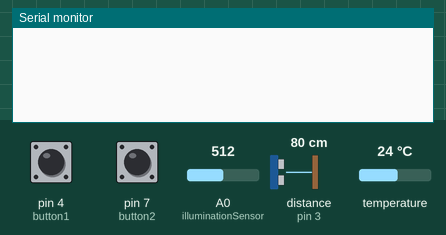
This sketch was run on a simulated Arduino Uno, built with avr-gcc and run on an emulated ATmega328P. On the bench: the last lines printed to the serial monitor. Wiring (inferred from the names in the program): ultrasonic range finder: trigger pin 5; echo pin 3. Inputs (shaded band) come from the test bench; at power-on: pin 4 (button1) LOW, pin 7 (button2) LOW, distance to the obstacle (sensor on pin 3) 80 cm, temperature 24 °C, A0 (illuminationSensor) = 512. The echo pulse lasts 58.3 µs per cm.

Above: at 1.5 s.
1.6 s: pin 4 (button1) pulled HIGH for 1 s
At 2.6 s:
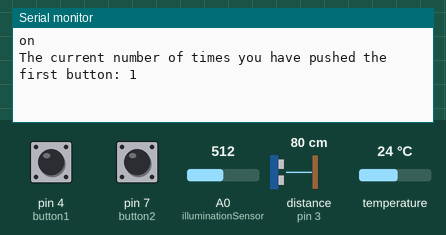
4.1 s: pin 7 (button2) pulled HIGH for 1 s
At 6.4 s:
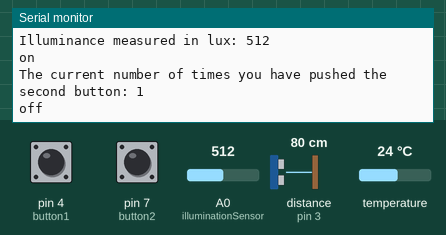
6.6 s: distance to the obstacle (sensor on pin 3) set to 2 cm
8.1 s: temperature set to 12 °C
At 9.5 s:
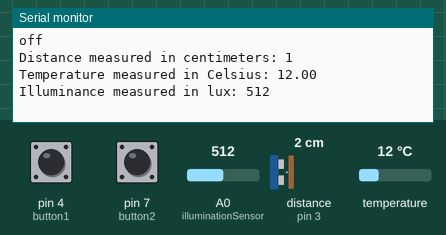

The sketch:

project.ino
```cpp
#include "TimerOne.h"
#include <OneWire.h>
#include <DallasTemperature.h>

  #define temp_sensor 2
  OneWire oneWire(temp_sensor);
  DallasTemperature sensors(&oneWire);

  const int trigPin = 5; //for ultrasonic sensor
  const int echoPin = 3;
  volatile unsigned long duration;
  int distance;

  volatile float Temperature; //for temperature sensor

  unsigned int illumination; // for photosensor
  const int illuminationSensor = A0;

  int button1 = 4;
  int button2 = 7;
  int button1NumberOfPushes = 0;
  int button2NumberOfPushes = 0;
  int button1BeginningState = LOW;
  int button2BeginningState = LOW;
  int button1EndingState = LOW;
  int button2EndingState = LOW;

  int interval = 5000; //5 seconds
  long timeOfLastIteration = 0.0;
  long timepassed;


void setup() {


  pinMode(trigPin, OUTPUT);
  pinMode(echoPin,INPUT);
  Serial.begin(9600);

  pinMode(0,INPUT);
  pinMode(1,INPUT);

 pinMode(button1, INPUT);
 pinMode(button2, INPUT);


  sensors.begin();

}

void loop() {


    if((millis()%500 >= 0) && (millis()%500 <= 200)){ //modulo gives the ramainder of an integer division
        digitalWrite(trigPin, LOW);
        delayMicroseconds(2);
        digitalWrite(trigPin, HIGH);
        delayMicroseconds(10);
        digitalWrite(trigPin, LOW);
        duration = pulseIn(echoPin, HIGH);
        distance= duration*0.034/2;   //calculating distance in centimeters

        sensors.requestTemperatures(); //using the DallasTemperature library
        Temperature = sensors.getTempCByIndex(0);

        illumination = analogRead(illuminationSensor);
    }


   button1BeginningState = digitalRead(button1);
      //push the button1 to decrease time for one second
    if(button1BeginningState != button1EndingState){
      if(button1BeginningState == HIGH){
        button1NumberOfPushes++;
        Serial.println("on");
        Serial.print("The current number of times you have pushed the first button: ");
        Serial.println(button1NumberOfPushes);
        interval-=1000; // decrease interval for one second
      } else{
        Serial.println("off");
      }
      delay(500);
    }
    button1EndingState = button1BeginningState;

   button2BeginningState = digitalRead(button2);
      //push the button2 to increase time for one second
    if(button2BeginningState != button2EndingState){
      if(button2BeginningState == HIGH){
        button2NumberOfPushes++;
        Serial.println("on");
        Serial.print("The current number of times you have pushed the second button: ");
        Serial.println(button2NumberOfPushes);
        interval+=1000;// increase interval for one second
      } else{
        Serial.println("off");
      }
      delay(50);
    }
    button2EndingState = button2BeginningState;


    if(interval<1000){// to ensure that the interval is bounded on both sides
      interval=1000;
      }
    if(interval>10000){
      interval=10000;
    }
    timepassed = millis(); //returns the number of milliseconds passed since the arduino board began running the current program

    if((timepassed-timeOfLastIteration)>=interval){
        timeOfLastIteration = timepassed;
        Serial.print("Distance measured in centimeters: ");
        Serial.print(distance);
        Serial.println();
        Serial.print("Temperature measured in Celsius: ");
        Serial.print(Temperature);
        Serial.println();
        Serial.print("Illuminance measured in lux: ");
        Serial.print(illumination);
        Serial.println();
        Serial.println();
        Serial.println();
    }
 // Serial.println(time);

}
```

Measured:
- after the input at 1.6 s, the serial monitor: prints a new line after 0.17 s (image 1)
- after the input at 4.1 s, the serial monitor: prints a new line after 0.73 s (image 2)
- after the input at 8.1 s, the serial monitor: prints a new line after 0.94 s (image 3)
